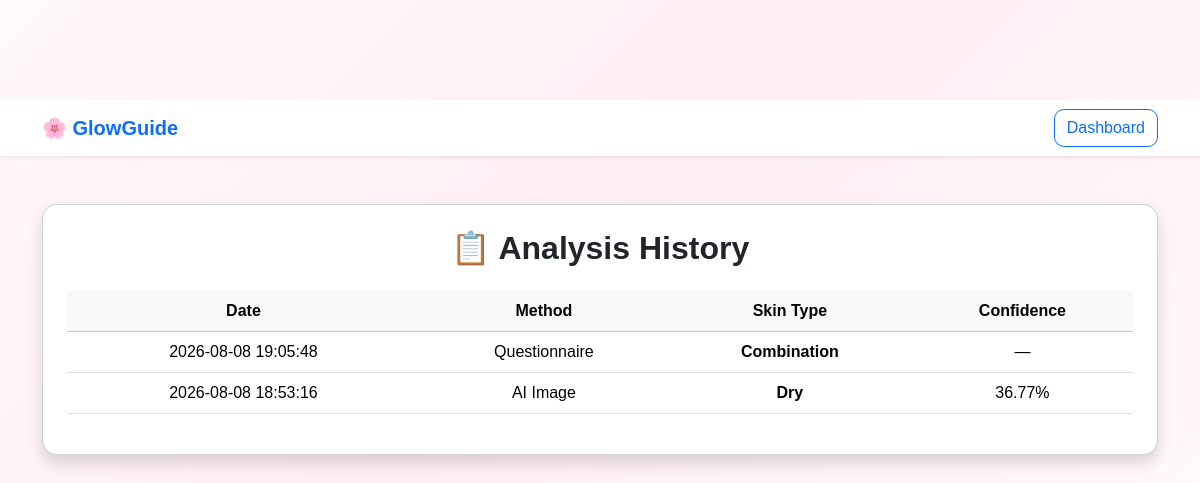
/history (signed in), run on an earlier commit of the app's database.
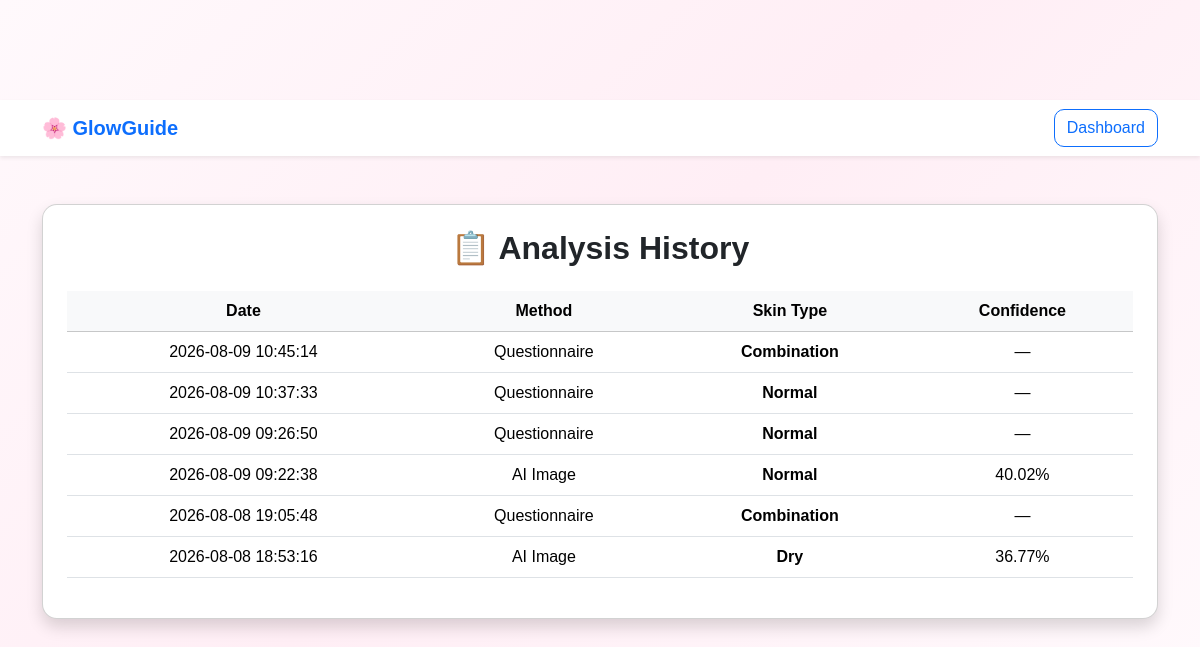
And on a later commit of the database.
### tables this page shows
CREATE TABLE analysis_history (
    id INTEGER PRIMARY KEY AUTOINCREMENT,
    user_email TEXT NOT NULL,
    analysis_date TIMESTAMP DEFAULT CURRENT_TIMESTAMP,
    method TEXT NOT NULL,
    skin_type TEXT NOT NULL,
    confidence REAL,
    image_name TEXT
);

### app.py (the view)
@app.route("/history")
def history():
    if "user" not in session:
        return redirect("/login")
    conn = get_db_connection()
    cursor = conn.cursor()
    cursor.execute("""
        SELECT *
        FROM analysis_history
        WHERE user_email = ?
        ORDER BY analysis_date DESC
    """, (session["user_email"],))
    history_records = cursor.fetchall()
    conn.close()
    return render_template(
        "history.html",
        history_records=history_records
    )

### app.py (called while the page is built)
def get_db_connection():
    conn = sqlite3.connect("glowguide.db")
    conn.row_factory = sqlite3.Row
    return conn

### templates/history.html (shortened to what this page needs)
<!DOCTYPE html>
<html lang="en">
<head>
    <link href="https://cdn.jsdelivr.net/npm/bootstrap@5.3.3/dist/css/bootstrap.min.css"
          rel="stylesheet">
    <link rel="stylesheet"
          href="{{ url_for('static', filename='css/style.css') }}">
</head>
<body>
<nav class="navbar navbar-light bg-white shadow-sm">
    <div class="container">
        <a class="navbar-brand fw-bold text-primary">
            🌸 GlowGuide
        </a>
        <a href="{{ url_for('dashboard') }}"
           class="btn btn-outline-primary">
            Dashboard
        </a>
    </div>
</nav>
<div class="container py-5">
    <div class="card shadow p-4">
        <h2 class="text-center fw-bold mb-4">
            📋 Analysis History
        </h2>
        {% if history_records %}
        <div class="table-responsive">
            <table class="table table-hover align-middle">
                <thead class="table-light">
                    <tr>
                        <th>Date</th>
                        <th>Method</th>
                        <th>Skin Type</th>
                        <th>Confidence</th>
                    </tr>
                </thead>
                <tbody>
                    {% for record in history_records %}
                    <tr>
                        <td>
                            {{ record["analysis_date"] }}
                        </td>
                        <td>
                            {{ record["method"] }}
                        </td>
                        <td class="text-capitalize fw-bold">
                            {{ record["skin_type"] }}
                        </td>
                        <td>
                            {% if record["confidence"] is not none %}
                                {{ "%.2f"|format(record["confidence"] * 100) }}%
                            {% else %}
                                —
                            {% endif %}
                        </td>
                    </tr>
                    {% endfor %}
                </tbody>
            </table>
        </div>
        {% endif %}
    </div>
</div>
</body>
</html>

### static/css/style.css (style rules this page uses)
body { margin: 0; font-family: Arial, sans-serif; background: #fdf6f8; text-align: center; padding-top: 100px; }
body { background-color:#FFF7FA; font-family:Arial, Helvetica, sans-serif; }
body { background: linear-gradient(135deg,#fff9fc,#ffeef5,#fff9fc); }
.card { transition: all 0.3s ease; border-radius: 15px; }
.btn { border-radius: 10px; }

What changed in the data, as far as the page shows it:
added analysis_history: analysis_date "2026-08-09 10:45:14", method "Questionnaire", skin_type "Combination"
added analysis_history: analysis_date "2026-08-09 10:37:33", method "Questionnaire", skin_type "Normal"
added analysis_history: analysis_date "2026-08-09 09:26:50", method "Questionnaire", skin_type "Normal"
added analysis_history: analysis_date "2026-08-09 09:22:38", method "AI Image", skin_type "Normal", record['confidence']*100 "40.02"
